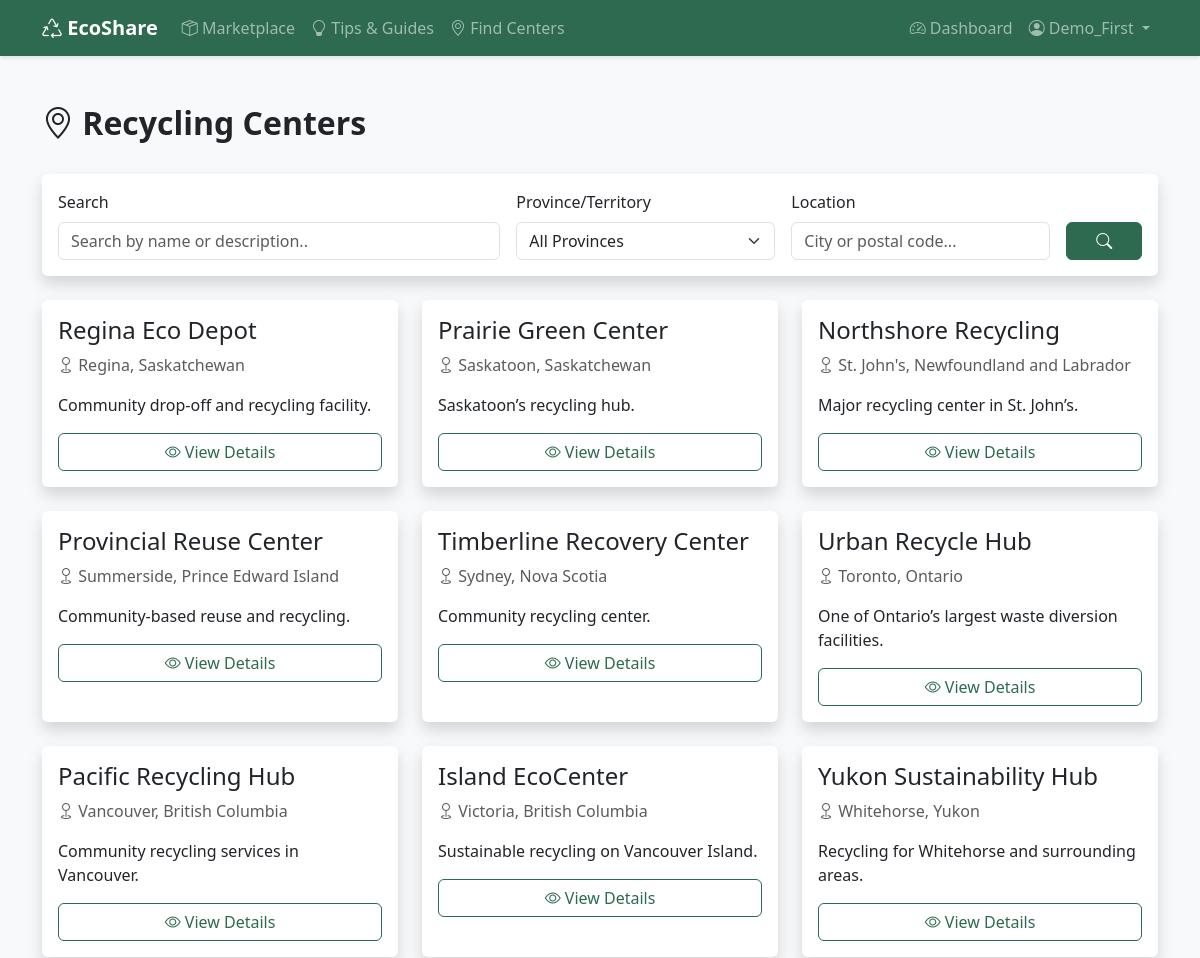
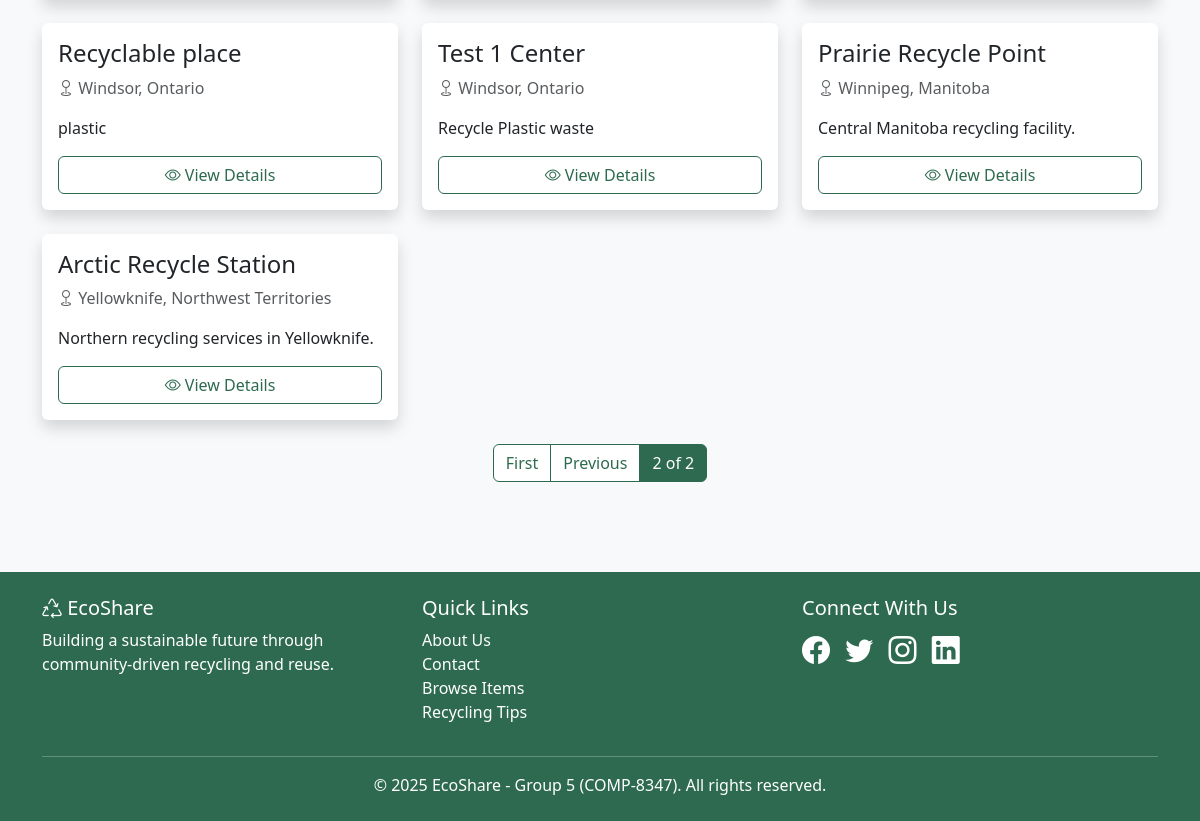
The page /centers/?page=2 (signed in) on the database its author committed (2 pictures, top to bottom).
### centers/models.py (models this page shows, shortened)
class RecyclingCenter(models.Model):
    MATERIAL_CHOICES = [
        ('paper', 'Paper'),
        ('plastic', 'Plastic'),
        ('glass', 'Glass'),
        ('metal', 'Metal'),
        ('electronics', 'Electronics'),
        ('batteries', 'Batteries'),
        ('textiles', 'Textiles'),
        ('organic', 'Organic Waste'),
        ('hazardous', 'Hazardous Materials'),
    ]
    name = models.CharField(max_length=200)
    slug = models.SlugField(max_length=200, unique=True, blank=True)
    description = models.TextField()
    address = models.CharField(max_length=300)
    city = models.CharField(max_length=100)
    state = models.CharField(
        max_length=2,
        choices=CANADIAN_PROVINCES,
        help_text='Select province/territory'
    )
    zipcode = models.CharField(max_length=20)
    country = models.CharField(max_length=100, default='Canada')
    phone = models.CharField(max_length=20, blank=True)
    email = models.EmailField(blank=True)
    website = models.URLField(blank=True)
    latitude = models.DecimalField(max_digits=9, decimal_places=6, null=True, blank=True)
    longitude = models.DecimalField(max_digits=9, decimal_places=6, null=True, blank=True)
    monday_hours = models.CharField(max_length=50, blank=True, default='Closed')
    tuesday_hours = models.CharField(max_length=50, blank=True, default='Closed')
    wednesday_hours = models.CharField(max_length=50, blank=True, default='Closed')
    thursday_hours = models.CharField(max_length=50, blank=True, default='Closed')
    friday_hours = models.CharField(max_length=50, blank=True, default='Closed')
    saturday_hours = models.CharField(max_length=50, blank=True, default='Closed')
    sunday_hours = models.CharField(max_length=50, blank=True, default='Closed')
    accepts_dropoff = models.BooleanField(default=True)
    offers_pickup = models.BooleanField(default=False)
    accepts_donations = models.BooleanField(default=False)
    is_verified = models.BooleanField(default=False)
    created_at = models.DateTimeField(auto_now_add=True)
    updated_at = models.DateTimeField(auto_now=True)
    class Meta:
        ordering = ['city', 'name']
        indexes = [
            models.Index(fields=['city']),
            models.Index(fields=['state']),
            models.Index(fields=['zipcode']),
        ]

### centers/views.py (the view, shortened to what this page needs)
# urls.py: path('', views.RecyclingCenterListView.as_view(), name='center_list'),
class RecyclingCenterListView(LoginRequiredMixin, ListView):
    login_url = 'accounts:login'
    model = RecyclingCenter
    template_name = 'centers/center_list.html'
    context_object_name = 'centers'
    paginate_by = 15
    def get_queryset(self):
        queryset = RecyclingCenter.objects.all()
        search_query = self.request.GET.get('q', '')
        city = self.request.GET.get('city', '')
        if city:
            queryset = queryset.filter(city__icontains=city)
        state = self.request.GET.get('state', '')
        if state:
            queryset = queryset.filter(state=state.upper())
        zipcode = self.request.GET.get('zipcode', '')
        if zipcode:
            queryset = queryset.filter(zipcode__icontains=zipcode)
        if self.request.GET.get('dropoff') == 'on':
            queryset = queryset.filter(accepts_dropoff=True)
        if self.request.GET.get('pickup') == 'on':
            queryset = queryset.filter(offers_pickup=True)
        if self.request.GET.get('donations') == 'on':
            queryset = queryset.filter(accepts_donations=True)
        return queryset
    def get_context_data(self, **kwargs):
        context = super().get_context_data(**kwargs)
        context['search_query'] = self.request.GET.get('q', '')
        context['selected_city'] = self.request.GET.get('city', '')
        context['selected_state'] = self.request.GET.get('state', '')
        context['selected_zipcode'] = self.request.GET.get('zipcode', '')
        context['material_choices'] = RecyclingCenter.MATERIAL_CHOICES
        context['canadian_provinces'] = CANADIAN_PROVINCES
        all_centers = RecyclingCenter.objects.all()
        context['cities'] = all_centers.values_list('city', flat=True).distinct().order_by('city')
        return context

### templates/centers/center_list.html (shortened to what this page needs)
{% extends "base.html" %}
{% block content %}
<div class="container mt-4">
    <div class="d-flex justify-content-between align-items-center mb-4">
        <h2 class="fw-bold">
            <i class="bi bi-geo-alt"></i> Recycling Centers
        </h2>
    </div>
    <div class="card shadow mb-4">
        <div class="card-body">
            <form method="get" action="{% url 'centers:center_search' %}">
                <div class="row g-3">
                    <div class="col-md-5">
                        <label for="searchQuery" class="form-label">Search</label>
                        <input type="text"
                               name="q"
                               id="searchQuery"
                               class="form-control"
                               placeholder="Search by name or description.."
                               value="{{ query }}">
                    </div>
                    <div class="col-md-3">
                        <label for="stateSelect" class="form-label">Province/Territory</label>
                        <select name="state" id="stateSelect" class="form-select">
                            <option value="">All Provinces</option>
                        </select>
                    </div>
                    <div class="col-md-3">
                        <label for="locationInput" class="form-label">Location</label>
                        <input type="text"
                               name="location"
                               id="locationInput"
                               class="form-control"
                               placeholder="City or postal code..."
                               value="{{ location }}">
                    </div>
                    <div class="col-md-1 d-flex align-items-end">
                        <button type="submit" class="btn btn-primary w-100">
                            <i class="bi bi-search"></i>
                        </button>
                    </div>
                </div>
            </form>
        </div>
    </div>
    <div class="row">
        {% for center in centers %}
        <div class="col-md-4 mb-4">
            <div class="card shadow h-100">
                <div class="card-body">
                    <h4 class="card-title">{{ center.name }}</h4>
                    <p class="text-muted">
                        <i class="bi bi-geo"></i> {{ center.city }}, {{ center.get_state_display }}
                    </p>
                    <p>{{ center.description|truncatechars:100 }}</p>
                    <a href="{% url 'centers:center_detail' center.slug %}"
                       class="btn btn-outline-primary w-100 mt-auto">
                        <i class="bi bi-eye"></i> View Details
                    </a>
                </div>
            </div>
        </div>
        {% endfor %}
    </div>
    {% if is_paginated %}
    <nav aria-label="Page navigation">
        <ul class="pagination justify-content-center">
            {% if page_obj.has_previous %}
            <li class="page-item">
                <a class="page-link" href="?page=1{% if request.GET.q %}&q={{ request.GET.q }}{% endif %}{% if request.GET.state %}&state={{ request.GET.state }}{% endif %}">First</a>
            </li>
            <li class="page-item">
                <a class="page-link" href="?page={{ page_obj.previous_page_number }}{% if request.GET.q %}&q={{ request.GET.q }}{% endif %}{% if request.GET.state %}&state={{ request.GET.state }}{% endif %}">Previous</a>
            </li>
            {% endif %}
            <li class="page-item active">
                <span class="page-link">{{ page_obj.number }} of {{ page_obj.paginator.num_pages }}</span>
            </li>
        </ul>
    </nav>
    {% endif %}
</div>
{% endblock %}

### templates/base.html (shortened to what this page needs)
<!DOCTYPE html>
<html lang="en">
<head>
    <link href="https://cdn.jsdelivr.net/npm/bootstrap@5.3.0/dist/css/bootstrap.min.css" rel="stylesheet">
    <link rel="stylesheet" href="https://cdn.jsdelivr.net/npm/bootstrap-icons@1.10.0/font/bootstrap-icons.css">
</head>
<body>
    <nav class="navbar navbar-expand-lg navbar-dark">
        <div class="container">
            <a class="navbar-brand fw-bold" href="{% url 'core:home' %}">
                <i class="bi bi-recycle"></i> EcoShare
            </a>
            <div class="collapse navbar-collapse" id="navbarNav">
                <ul class="navbar-nav me-auto">
                    <li class="nav-item">
                        <a class="nav-link" href="{% url 'items:item_list' %}">
                            <i class="bi bi-box-seam"></i> Marketplace
                         </a>
                    </li>
                    <li class="nav-item">
                        <a class="nav-link" href="{% url 'tips:tip_list' %}">
                            <i class="bi bi-lightbulb"></i> Tips & Guides
                        </a>
                    </li>
                    <li class="nav-item">
                        <a class="nav-link" href="{% url 'centers:center_list' %}">
                            <i class="bi bi-geo-alt"></i> Find Centers
                        </a>
                    </li>
                </ul>
                <ul class="navbar-nav">
                    {% if user.is_authenticated %}
                        <li class="nav-item">
                            <a class="nav-link" href="{% url 'core:dashboard' %}">
                                <i class="bi bi-speedometer2"></i> Dashboard
                            </a>
                        </li>
                        <li class="nav-item dropdown">
                            <a class="nav-link dropdown-toggle" href="#" id="userDropdown" role="button"
                                data-bs-toggle="dropdown" aria-expanded="false">
                                <i class="bi bi-person-circle"></i> {{ user.username }}
                            </a>
                        </li>
                    {% endif %}
                </ul>
            </div>
        </div>
    </nav>
    <main class="py-4">
        {% block content %}{% endblock %}
    </main>
    <footer class="py-4">
        <div class="container">
            <div class="row">
                <div class="col-md-4">
                    <h5><i class="bi bi-recycle"></i> EcoShare</h5>
                    <p>Building a sustainable future through community-driven recycling and reuse.</p>
                </div>
                <div class="col-md-4">
                    <h5>Quick Links</h5>
                    <ul class="list-unstyled">
                        <li><a href="{% url 'core:about' %}" class="text-white text-decoration-none">About Us</a></li>
                        <li><a href="{% url 'core:contact' %}" class="text-white text-decoration-none">Contact</a></li>
                        <li><a href="{% url 'items:item_list' %}" class="text-white text-decoration-none">Browse Items</a></li>
                        <li><a href="{% url 'tips:tip_list' %}" class="text-white text-decoration-none">Recycling Tips</a></li>
                    </ul>
                </div>
                <div class="col-md-4">
                    <h5>Connect With Us</h5>
                    <div class="fs-3">
                        <i class="bi bi-facebook me-2"></i>
                        <i class="bi bi-twitter me-2"></i>
                        <i class="bi bi-instagram me-2"></i>
                        <i class="bi bi-linkedin"></i>
                    </div>
                </div>
            </div>
            <hr class="bg-white">
            <div class="text-center">
                <p class="mb-0">&copy; 2025 EcoShare - Group 5 (COMP-8347). All rights reserved.</p>
            </div>
        </div>
    </footer>
</body>
</html>

### templates/base.html (style rules this page uses)
:root { --primary-green: #2d6a4f; --secondary-green: #52b788; --light-green: #95d5b2; --bg-cream: #f8f9fa; }
body { font-family: 'Segoe UI', Tahoma, Geneva, Verdana, sans-serif; background-color: var(--bg-cream); }
.navbar { background-color: var(--primary-green) !important; box-shadow: 0 2px 4px rgba(0,0,0,0.1); }
.btn-primary { background-color: var(--primary-green); border-color: var(--primary-green); }
.btn-outline-primary { color: var(--primary-green); border-color: var(--primary-green); }
.card { border: none; box-shadow: 0 2px 8px rgba(0,0,0,0.1); transition: transform 0.3s; }
.pagination .page-link { color: var(--primary-green) !important; border-color: var(--primary-green) !important; }
.pagination .page-item.active .page-link { background-color: var(--primary-green) !important; border-color: var(--primary-green) !important; color: white !important; }
footer { background-color: var(--primary-green); color: white; margin-top: 50px; }

### rows shown on the page
RecyclingCenter: name "Regina Eco Depot", city "Regina", state "Saskatchewan", description "Community drop-off and recycling facility."
RecyclingCenter: name "Prairie Green Center", city "Saskatoon", state "Saskatchewan", description "Saskatoon’s recycling hub."
RecyclingCenter: name "Northshore Recycling", city "St. John's", state "Newfoundland and Labrador", description "Major recycling center in St. John’s."
RecyclingCenter: name "Provincial Reuse Center", city "Summerside", state "Prince Edward Island", description "Community-based reuse and recycling."
RecyclingCenter: name "Timberline Recovery Center", city "Sydney", state "Nova Scotia", description "Community recycling center."
RecyclingCenter: name "Urban Recycle Hub", city "Toronto", state "Ontario", description "One of Ontario’s largest waste diversion facilities."
RecyclingCenter: name "Pacific Recycling Hub", city "Vancouver", state "British Columbia", description "Community recycling services in Vancouver."
RecyclingCenter: name "Island EcoCenter", city "Victoria", state "British Columbia", description "Sustainable recycling on Vancouver Island."
RecyclingCenter: name "Yukon Sustainability Hub", city "Whitehorse", state "Yukon", description "Recycling for Whitehorse and surrounding areas."
RecyclingCenter: name "Recyclable place", city "Windsor", state "Ontario", description "plastic"
RecyclingCenter: name "Test 1 Center", city "Windsor", state "Ontario", description "Recycle Plastic waste"
RecyclingCenter: name "Prairie Recycle Point", city "Winnipeg", state "Manitoba", description "Central Manitoba recycling facility."
RecyclingCenter: name "Arctic Recycle Station", city "Yellowknife", state "Northwest Territories", description "Northern recycling services in Yellowknife."

### other values the page prints
{{ user.username }} "Demo_First"
{{ page_obj.number }} "2"
{{ page_obj.paginator.num_pages }} "2"
